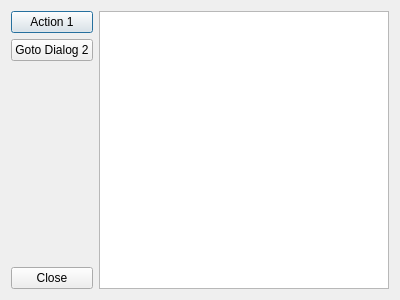
<?xml version="1.0" encoding="UTF-8"?>
<ui version="4.0">
 <class>SingletonDialog</class>
 <widget class="QDialog" name="SingletonDialog">
  <property name="geometry">
   <rect>
    <x>0</x>
    <y>0</y>
    <width>400</width>
    <height>300</height>
   </rect>
  </property>
  <property name="windowTitle">
   <string>Singleton Pattern</string>
  </property>
  <layout class="QGridLayout" name="gridLayout">
   <item row="0" column="0">
    <layout class="QVBoxLayout" name="verticalLayout">
     <item>
      <widget class="QPushButton" name="btnAction">
       <property name="text">
        <string>Action 1</string>
       </property>
      </widget>
     </item>
     <item>
      <widget class="QPushButton" name="btnDialog2">
       <property name="text">
        <string>Goto Dialog 2</string>
       </property>
      </widget>
     </item>
     <item>
      <spacer name="verticalSpacer">
       <property name="orientation">
        <enum>Qt::Vertical</enum>
       </property>
       <property name="sizeHint" stdset="0">
        <size>
         <width>20</width>
         <height>192</height>
        </size>
       </property>
      </spacer>
     </item>
     <item>
      <widget class="QPushButton" name="btnClose">
       <property name="text">
        <string>Close</string>
       </property>
      </widget>
     </item>
    </layout>
   </item>
   <item row="0" column="1">
    <widget class="QListWidget" name="lstConsole"/>
   </item>
  </layout>
 </widget>
 <resources/>
 <connections>
  <connection>
   <sender>btnClose</sender>
   <signal>clicked()</signal>
   <receiver>SingletonDialog</receiver>
   <slot>reject()</slot>
   <hints>
    <hint type="sourcelabel">
     <x>51</x>
     <y>269</y>
    </hint>
    <hint type="destinationlabel">
     <x>43</x>
     <y>243</y>
    </hint>
   </hints>
  </connection>
 </connections>
</ui>
